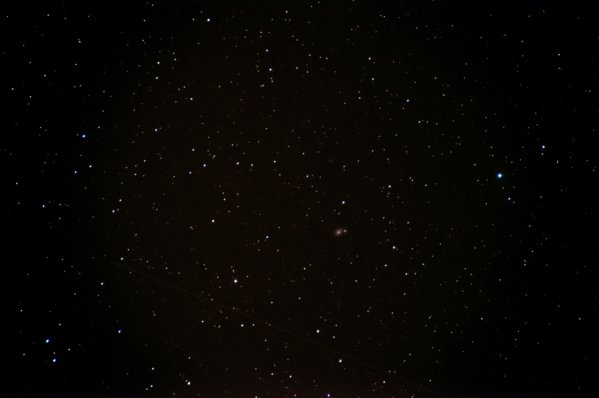
#> input picture etoiles1_small.jpg, 599 x 398 px
$ python detect_etoiles.py   (older library calls are emulated)
#> lines starting #> are read from the running program, lines starting #| are printed output that depends on the picture; after the words box and inside, x2 and y2 are one past the last pixel; in counts of white or black regions, pixels touching at a corner belong together; long printed decimals are rounded
#!/usr/bin/python

# Python 2/3 compatibility
from __future__ import print_function

import cv2
import numpy as np
import sys

def detect_reperes (fn):
    # Ouverture de l'image
#> called with fn = 'etoiles1_small.jpg'
    src = cv2.imread(fn, 1)
#> src is the input picture: shape (398, 599, 3); mean B, G, R 2.4, 5, 7
    # Conversion de l'image en niveau de gris
    img = cv2.cvtColor(src, cv2.COLOR_BGR2GRAY)

    dim = img.shape # Dimensions de l'image
#> dim = (398, 599)
    img2 = img.copy()

    # Parcours de l'image pour ne garder que les pixels blancs = etoiles (au dela d'un certain seuil)
    # Ajout d'un cercle blanc de 4 pixels de rayon autour de chaque pixel blanc. Operation necessaire pour une detection efficace des bords.
    for i in range(dim[0]):
        for n in range(dim[1]):
            if (img.item(i,n)) > 150 :
                img2.itemset((i,n), 255)
                img2 = cv2.circle(img2,(i,n), 4, 255, -1)
                print (i,n)
            else:
                img2.itemset((i,n), 0)
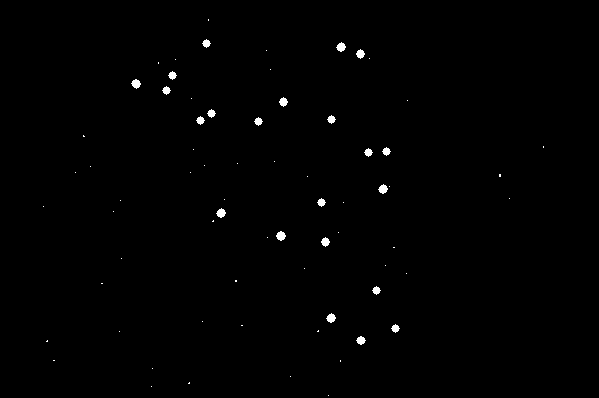
#> img2: shape (398, 599); 0.54% white; 70 white regions (48 under 20 px)

    imgSeuil = img2.copy()

    # detections des contours
    image, contours, hierarchy = cv2.findContours(img2,cv2.RETR_TREE,cv2.CHAIN_APPROX_SIMPLE)
#> contours = 70 contours, 48 with area under 20; largest, box (x1, y1, x2, y2) and area: (276, 231, 286, 241) 55, (326, 313, 336, 323) 52, (216, 208, 226, 218) 52, (378, 184, 388, 194) 52, (131, 79, 141, 89) 52

    # dessin des contours (ca marche pas, pourquoi ?)
    imgCnt = cv2.drawContours(img2, contours, -1, (0,255,0), 3)
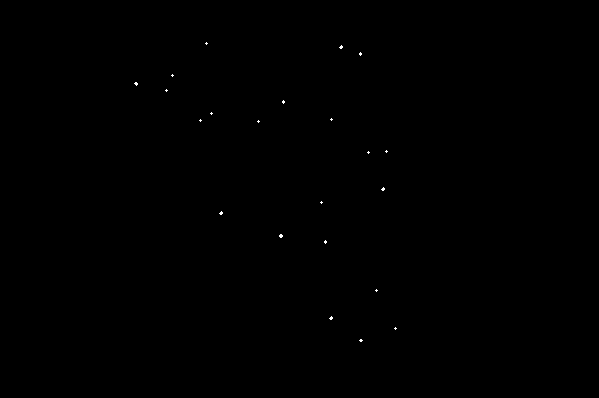
#> imgCnt: shape (398, 599); 0.06% white in thin lines or dots, all inside (x1, y1, x2, y2) = (134, 42, 397, 342)

    imgN = np.zeros((dim[0],dim[1],3), np.uint8) # Image noire

    listeCentroid = []
    # Calcul des moments des contours, ce qui permet de calculer les centres des contours
    # On obtient ainsi la position d'un certain nombre d'etoiles dans l'image
    for cnt in contours:
        M = cv2.moments(cnt)
        #print (M)
        if M['m00'] != 0:
            cx = int(M['m10']/M['m00'])
            cy = int(M['m01']/M['m00'])
            listeCentroid = listeCentroid + [(cx,cy)]
            #print (cx, cy)
            imgN = cv2.circle(imgN, (cx,cy), 5, (255,0,0), -1)
#> this loop made 70 passes
#> (cnt, cx, cy, listeCentroid) on passes 8, 11: ([[47, 340], [46, 341], [47, 341]], 46, 340, [(188, 382), (46, 340)]), ([[318, 330], [317, 331], [318, 331]], 317, 330, [(188, 382), (46, 340), (360, 340), (317, 330)])
#> (cnt, cx, cy) on passes 3, 18, 28, 40, 51: ([[189, 382], [188, 383], [189, 383]], 188, 382), ([[235, 280], [235, 281], [236, 281], [236, 280]], 235, 280), ([[213, 220], [212, 221], [213, 221]], 212, 220), ([[499, 174], [499, 176], [500, 176], [500, 174]], 499, 175), ([[83, 135], [83, 136], [84, 136]], 83, 135)
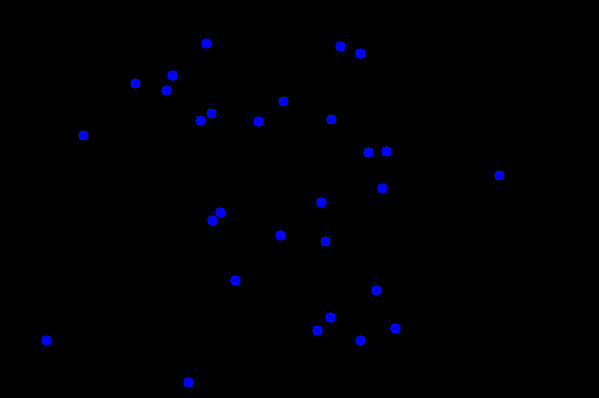
#> imgN: shape (398, 599, 3); mean of channels 0, 1, 2 2.5, 0, 0; drawn as B, G, R
#> after the loop, listeCentroid = 29 pairs, first value 46 to 499, second value 43 to 382


    cv2.imshow('NB',src)
    cv2.imshow('Seuil', imgSeuil)
    cv2.imshow('imageContours',imgCnt)
    cv2.imshow('etoiles',imgN)
    cv2.waitKey(0)
    cv2.destroyAllWindows()

    return listeCentroid


def mean(numbers):
    return float(sum(numbers)) / max(len(numbers), 1)

# Detection des etoiles dans deux images identiques mais decales de 5 pixels en X et en Y
l1 = detect_reperes("etoiles1_small.jpg")
#> l1 has the same summary as listeCentroid in detect_reperes
l2 = detect_reperes("etoiles2_small.jpg")
#> call 2 of detect_reperes, with fn = 'etoiles2_small.jpg'
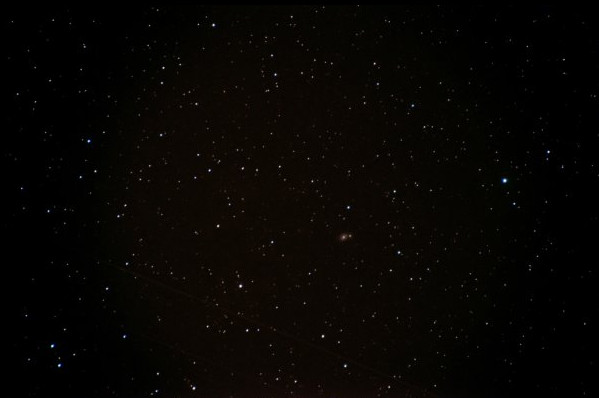
#> input picture etoiles2_small.jpg, 599 x 398 px
#> in detect_reperes, src is the input picture: shape (398, 599, 3); mean B, G, R 2.4, 4.9, 6.9
#> after the loop in detect_reperes (call 2), `for i in range(dim[0]):`:
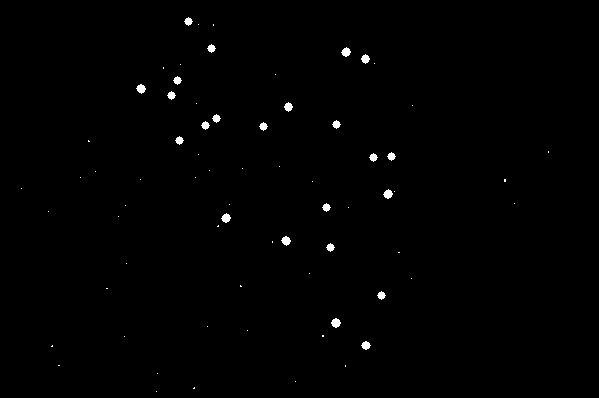
#> img2: shape (398, 599); 0.55% white; 70 white regions (47 under 20 px)
#> in detect_reperes (call 2), `image, contours, hierarchy = cv2.findContours(img2,cv2.RETR_TREE,cv2.C..`: contours = 70 contours, 47 with area under 20; largest, box (x1, y1, x2, y2) and area: (331, 318, 341, 328) 55, (281, 236, 291, 246) 52, (221, 213, 231, 223) 52, (383, 189, 393, 199) 52, (136, 84, 146, 94) 52
#> in detect_reperes (call 2), `imgCnt = cv2.drawContours(img2, contours, -1, (0,255,0), 3)`:
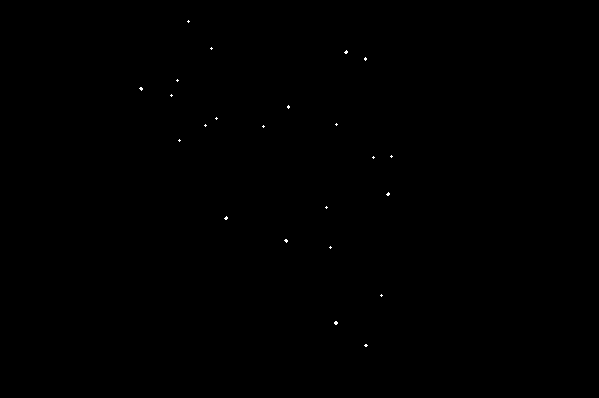
#> imgCnt: shape (398, 599); 0.07% white in thin lines or dots, all inside (x1, y1, x2, y2) = (139, 20, 393, 347)
#> the loop in detect_reperes (call 2), `for cnt in contours:` made 70 passes
#> (cnt, cx, cy, listeCentroid) on passes 7, 10: ([[52, 345], [51, 346], [52, 346]], 51, 345, [(193, 387), (51, 345)]), ([[322, 335], [322, 336], [323, 336], [323, 335]], 322, 335, [(193, 387), (51, 345), (365, 345), (322, 335)])
#> (cnt, cx, cy) on passes 2, 16, 24, 37, 49: ([[194, 387], [193, 388], [194, 388]], 193, 387), ([[240, 285], [240, 286], [241, 286]], 240, 285), ([[218, 225], [217, 226], [218, 226]], 217, 225), ([[504, 179], [504, 181], [505, 181], [505, 179]], 504, 180), ([[88, 140], [88, 141], [89, 141]], 88, 140)
#> after the loop in detect_reperes (call 2), `for cnt in contours:`:
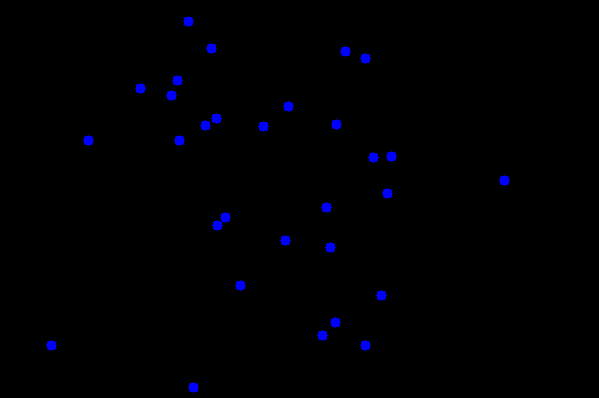
#> imgN: shape (398, 599, 3); mean of channels 0, 1, 2 2.6, 0, 0; drawn as B, G, R
#> after the loop in detect_reperes (call 2), `for cnt in contours:`: listeCentroid = 30 pairs, first value 51 to 504, second value 21 to 387
#> l2 has the same summary as listeCentroid in detect_reperes

l_ecartX = []
l_ecartY = []

# recherche des reperes de la premiere image dans la deuxieme
# les reperes sont consideres correspondant lorsqu'il y a moins de 10 pixels d'ecart entre les deux
for i in l1:
    for n in l2:
        ecartX = (n[0]-i[0])
        ecartY = (n[1]-i[1])
        if (ecartX < 10 and ecartX > -10 and ecartY < 10 and ecartY > -10):
            # Meme repre, qui a plus ou moins bouge
            l_ecartX = l_ecartX + [ecartX]
            l_ecartY = l_ecartY + [ecartY]
            break
#> this loop made 29 passes
#> i on passes 1 to 12: (188, 382), (46, 340), (360, 340), (317, 330), (395, 328), (330, 317), (376, 290), (235, 280), (325, 241), (280, 235), (212, 220), (220, 212)
#> after the loop, l_ecartX = 28 values from 5 to 5; l_ecartY = 28 values, max 6 at index 7, min 5 at index 0, mean 5.04

# Calcul de l'ecart moyen entre les reperes
print (mean(l_ecartX))
#| 5.0
print (mean(l_ecartY))
#| 5.036
